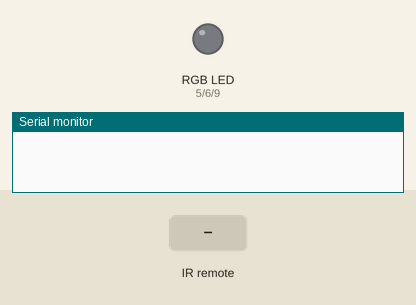
The sketch below on a simulated Arduino Uno, built with avr-gcc and run on an emulated ATmega328P. On the bench: an RGB LED mixed from three pins (HIGH = lit), the last lines printed to the serial monitor. Inputs (shaded band) come from the test bench.

Above: at 1.2 s.
1.3 s: infrared code 0xFF30CF received
At 1.6 s:
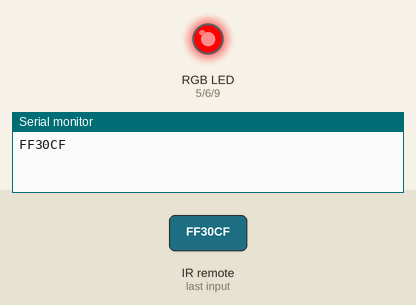
2.8 s: infrared code 0xFF18E7 received
At 4.0 s:
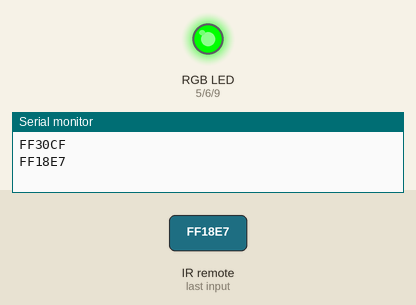
4.3 s: infrared code 0xFF7A85 received
At 5.1 s:
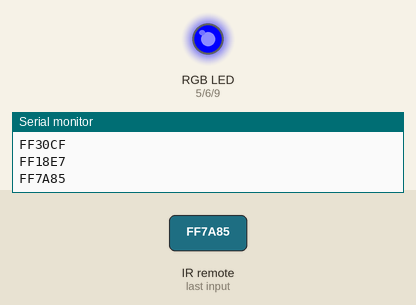
Timing chart, 0 to 7.3 s (numbered marks = the images above; inputs shaded):
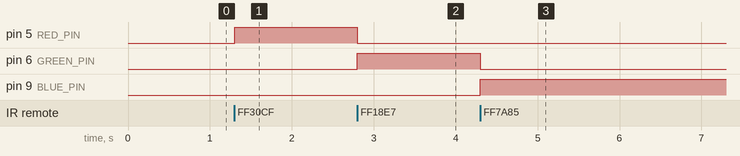

The sketch:

IR-Controlled_RGB_LED.ino
```cpp
#include <IRremote.h>

#define IR_PIN 11

#define RED_PIN 5
#define GREEN_PIN 6
#define BLUE_PIN 9

IRrecv irrecv(IR_PIN);
decode_results results;

int brightness = 255;  // full brightness

void setColor(int r, int g, int b) {
  analogWrite(RED_PIN, r);
  analogWrite(GREEN_PIN, g);
  analogWrite(BLUE_PIN, b);
}

void setup() {
  Serial.begin(9600);
  irrecv.enableIRIn();

  pinMode(RED_PIN, OUTPUT);
  pinMode(GREEN_PIN, OUTPUT);
  pinMode(BLUE_PIN, OUTPUT);
}

void loop() {
  if (irrecv.decode(&results)) {

    uint32_t code = results.value;
    Serial.println(code, HEX);

    // ==========================
    // YOUR BUTTON CODES
    // ==========================

    if (code == 0xFF30CF) {     // Button "1" = RED
      setColor(brightness, 0, 0);
    }

    if (code == 0xFF18E7) {     // Button "2" = GREEN
      setColor(0, brightness, 0);
    }

    if (code == 0xFF7A85) {     // Button "3" = BLUE
      setColor(0, 0, brightness);
    }

    irrecv.resume();
  }
}
```

Measured:
- after the input at 1.3 s, pin 5 (RED_PIN): LOW → HIGH at once
- after the input at 2.8 s, pin 5 (RED_PIN): HIGH → LOW at once; pin 6 (GREEN_PIN): LOW → HIGH at once
- after the input at 4.3 s, pin 6 (GREEN_PIN): HIGH → LOW at once; pin 9 (BLUE_PIN): LOW → HIGH at once
